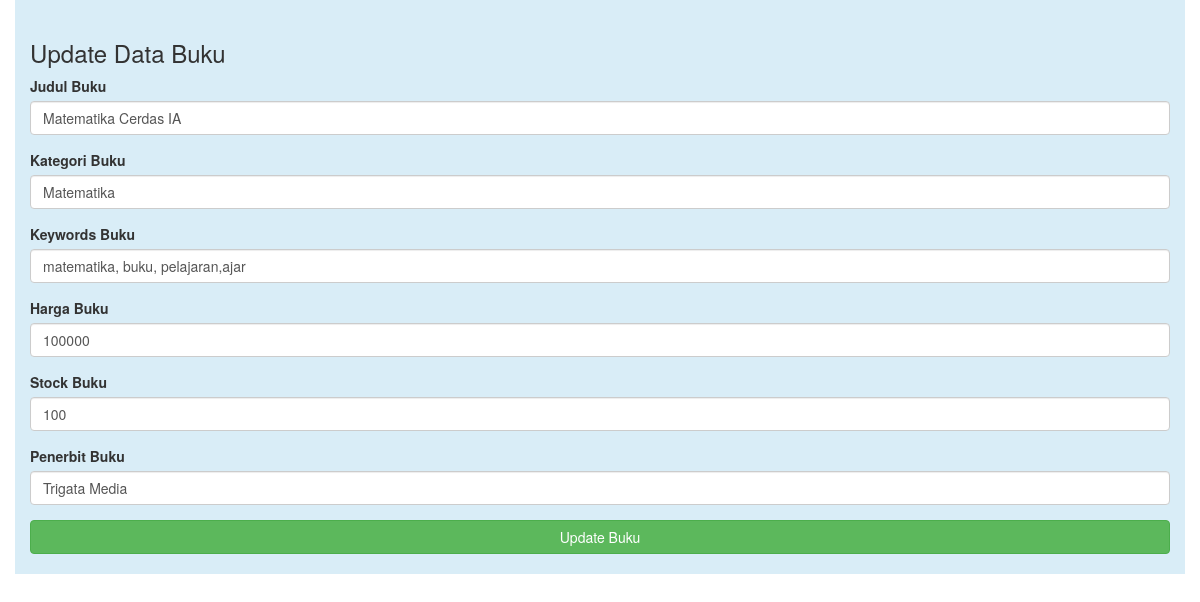
Page /tokobuku/editform.php?id=1 on the committed database.
### tables this page shows
CREATE TABLE `buku` (
  `id_buku` int(11) NOT NULL,
  `judul_buku` varchar(100) NOT NULL,
  `category_buku` varchar(50) DEFAULT NULL,
  `keyword_buku` text DEFAULT NULL,
  `penerbit_buku` varchar(100) NOT NULL,
  `harga_buku` double NOT NULL,
  `stock` int(50) DEFAULT NULL
);

### tokobuku/editform.php (the view, shortened to what this page needs)
<!DOCTYPE html>
<html lang="en">
<head>
	<link rel="stylesheet" href="bootstrap/css/bootstrap.css">
</head>
<body>
<?php
$id = $_GET['id'];
include('dbconnect.php');
$query = "SELECT * FROM buku WHERE id_buku='$id'";
$result = mysqli_query($conn, $query);
?>
<div class="container bg-info" style="padding-top: 20px; padding-bottom: 20px;">
	<h3>Update Data Buku</h3>
	<form role="form" action="edit.php" method="get">
		<?php
		while ($row = mysqli_fetch_assoc($result)) {
		?>
		<div class="form-group">
			<label>Judul Buku</label>
			<input type="text" name="judul_bk" class="form-control" value="<?php echo $row['judul_buku']; ?>">
		</div>
		<div class="form-group">
			<label>Kategori Buku</label>
			<input type="text" name="catm_bk" class="form-control" value="<?php echo $row['category_buku']; ?>">
		</div>
		<div class="form-group">
			<label>Keywords Buku</label>
			<input type="text" name="keyword_bk" class="form-control" value="<?php echo $row['keyword_buku']; ?>">
		</div>
		<div class="form-group">
			<label>Harga Buku</label>
			<input type="text" name="harga_bk" class="form-control" value="<?php echo $row['harga_buku']; ?>">
		</div>
		<div class="form-group">
			<label>Stock Buku</label>
			<input type="text" name="stock_bk" class="form-control" value="<?php echo $row['stock']; ?>">
		</div>
		<div class="form-group">
			<label>Penerbit Buku</label>
			<input type="text" name="terbit_bk" class="form-control" value="<?php echo $row['penerbit_buku']; ?>">
		</div>
		<button type="submit" class="btn btn-success btn-block">Update Buku</button>
		<?php
		}
		?>
	</form>
</div>
</body>
</html>

### rows in the picture
buku: judul_bk "Matematika Cerdas IA", catm_bk "Matematika", keyword_bk "matematika, buku, pelajaran,ajar", harga_bk "100000", stock_bk "100", terbit_bk "Trigata Media"
